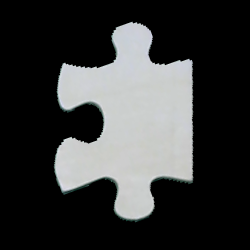
#> input picture 01_study/05_奈良高専方式/05.bmp, 250 x 250 px
$ python nara.py   (older library calls are emulated)
#> lines starting #> are read from the running program, lines starting #| are printed output that depends on the picture; after the words box and inside, x2 and y2 are one past the last pixel; in counts of white or black regions, pixels touching at a corner belong together
# -*- coding: utf-8 -*-
"""
Created on Tue Nov 28 19:10:58 2017

@author: p000495138
"""

import cv2 #opencv
import numpy as np #ベクトル計算
import matplotlib.pyplot as plt #グラフ
import pandas as pd #データフレーム

#%%輪郭画像から隣接画素間の角度を計算
def contour2deg(contour):
    #最初と最後の画素のつなぎを計算するため、一旦最後の画素を頭につなげる
    contour = np.vstack([contour[-1,:],contour])
    #画素間の差分を計算
    diff = np.diff(contour,axis=0)
    #画素間の角度計算
    atan = np.rad2deg(np.arctan2(diff[:,1],diff[:,0]))
    # -180°～180° → 0°～360°
    atan[atan<0] = atan[atan<0] + 360
    return np.int16(atan)

#%%Freeman chan code による、局所方向符号
def deg2cn(deg):
    cn = deg//45
    return cn

#%%局所曲率符号

#8の剰余の計算
def octmod(x):
    y = x%8
    return y

#局所曲率符号の計算
def cn2ca(cn):
    #最初と最後の画像のつなぎを計算するため、一旦最後の画素を頭につなげる
    cn = np.r_[cn[-1],cn]
    #cnの計算
    tmp=[]
    for idx,i in enumerate(cn): #enumerateは、インデックスと要素を同時に取り出せる
        if idx>0:#1つ目(最初と最後の画素のつなぎ目)を飛ばす
            tmp.append(octmod(cn[idx] -cn[idx-1] +11)-3) #論文記載の式
    tmp = np.array(tmp)
    return tmp

#%%Ｇオペレーション
def g_operation(ca,M): #何個平均化するか(M)を引数
    G=[]

    #M個の画素の平均を計算する際に、最初と最後の画像のつなぎが問題になる。
    #一旦前後に十分多い数add個だけ、要素をつなげておき、上記問題を回避する。
    add = 100 #平均化個数Mに対して、十分多い数を設定する。
    ca2 = np.r_[ca[-add:],ca,ca[:add]]

    for idx,i in enumerate(ca):
        idx = idx + add
        gsum = 0
        #以下論文のG-operationの式
        for k in range(M-1):
            ca_minus = ca2[idx - k]
            ca_plus  = ca2[idx + k]
            gsum = gsum + (M-k)*(ca_minus + ca_plus)
        G.append(M*ca2[idx] + gsum)
    return np.array(G)

"""
以下実行部分
"""
#%%画像を読んで2値化
img1  = cv2.imread("05.bmp")
#> img1 is the input picture: shape (250, 250, 3); mean B, G, R 56.4, 56.5, 55.5
img2 = cv2.cvtColor(img1, cv2.COLOR_BGR2GRAY)
ret,img3 = cv2.threshold(img2, 120, 255, cv2.THRESH_BINARY)
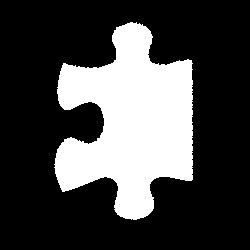
#> img3: shape (250, 250); 27.2% white; 1 white region

#%%モルフォロジー変換？によるノイズ除去
kernel = np.ones((1,1),np.uint8)
img4 = cv2.morphologyEx(img3, cv2.MORPH_OPEN, kernel)

#%%輪郭画素抽出
_, contours, hierarchy = cv2.findContours(img4, cv2.RETR_CCOMP, cv2.CHAIN_APPROX_NONE)
#> contours = 1 contour; box (x1, y1, x2, y2) and area: (54, 22, 193, 220) 16666
contour = contours[0][:,0,:]
#> contour = 711 pairs, first value 54 to 192, second value 22 to 219

#%%局所方向符号
deg = contour2deg(contour)
#> in contour2deg, `contour = np.vstack([contour[-1,:],contour])`: contour = 712 pairs, first value 54 to 192, second value 22 to 219
#> in contour2deg, `diff = np.diff(contour,axis=0)`: diff = 711 pairs, first value -1 to 1, second value -1 to 1
#> in contour2deg, `atan = np.rad2deg(np.arctan2(diff[:,1],diff[:,0]))`: atan = 711 values, max 180 at index 0, min -135 at index 68, mean 25.51
#> deg = 711 values, max 315 at index 155, min 0 at index 149, mean 154.6
cn = deg2cn(deg)
#> in deg2cn, `cn = deg//45`: cn = 711 values, max 7 at index 155, min 0 at index 149, mean 3.44

#%%局所曲率符号
ca = cn2ca(cn)
#> in cn2ca, `cn = np.r_[cn[-1],cn]`: cn = 712 values, max 7 at index 156, min 0 at index 150, mean 3.44
#> the loop in cn2ca, `for idx,i in enumerate(cn):` made 712 passes
#> (i, y in octmod) on passes 2 to 4: (4, 3), (3, 2), (4, 4)
#> after the loop in cn2ca, `for idx,i in enumerate(cn):`: tmp = 711 values, max 2 at index 128, min -3 at index 91, mean -0.0113
#> ca has the same summary as tmp in cn2ca

#%%Gオペレーション
g = g_operation(ca,M=10)
#> in g_operation, `ca2 = np.r_[ca[-add:],ca,ca[:add]]`: ca2 = 911 values, max 2 at index 56, min -3 at index 41, mean -0.011
#> the loop in g_operation, `for idx,i in enumerate(ca):` made 711 passes
#> i on passes 1 to 3: 0, -1, 1
#> after the loop in g_operation, `for idx,i in enumerate(ca):`: G = 711 values, max 50 at index 229, min -68 at index 706, mean -1.33
#> g has the same summary as G in g_operation
g_abs = np.abs(g) #Gは絶対値だと思うので絶対値に直す。
#> g_abs = 711 values, max 68 at index 706, min 0 at index 71, mean 16.6

#%%計算したデータをdataframe形式のテーブルまとめる(pandasを使用)
g_table = np.c_[deg,cn,ca,contour,g_abs]
#> g_table = 711 rows, first 6: [180, 4, 0, 130, 22, 4], [135, 3, -1, 129, 23, 28], [180, 4, 1, 128, 23, 14], [180, 4, 0, 127, 23, 6], [135, 3, -1, 126, 24, 23], [180, 4, 1, 125, 24, 18]
g_table = pd.DataFrame(g_table,columns=["deg","cn","ca","X","Y","G"])
#> g_table = table of 711 rows and 6 columns

#%%Gが大きいもの4点をピックアップする。
#やり方はいろいろあるが、一旦Gでソートしてから4個抽出
g_table2 = g_table.sort_values(by=["G"],ascending=False)
#> g_table2 = table of 711 rows and 6 columns
g_table2 = g_table2[:10] #上位10個
#> g_table2 = table of 10 rows and 6 columns

#距離の離れた4点を取りたい。k-meansで4つのクラスタにうまく分かれるか、確認
from sklearn.cluster import KMeans
data = g_table2[["X","Y"]]
#> data = table of 10 rows and 2 columns
pred =  KMeans(n_clusters=4).fit_predict(data)
#> pred = [3, 3, 0, 1, 1, 0, 2, 1, 2, 2]
g_table2["pred"] = pred
cluster1 = g_table2[g_table2["pred"]==0]
#> cluster1 = table of 2 rows and 7 columns
cluster2 = g_table2[g_table2["pred"]==1]
#> cluster2 = table of 3 rows and 7 columns
cluster3 = g_table2[g_table2["pred"]==2]
#> cluster3 = table of 3 rows and 7 columns
cluster4 = g_table2[g_table2["pred"]==3]
#> cluster4 = table of 2 rows and 7 columns

#%%全く異なる方法
#画像4点から最も近い4箇所をピックアップする
contour2 = contour.copy() #輪郭座標
#> contour2 = 711 pairs, first value 54 to 192, second value 22 to 219

#距離の計算
len1 = np.linalg.norm(contour2 - [0,0] ,axis=1)
#> len1 = 711 values, max 262.5 at index 498, min 89.1 at index 102, mean 181.9
len2 = np.linalg.norm(contour2 - [250,0] ,axis=1)
#> len2 = 711 values, max 268 at index 306, min 84.15 at index 617, mean 183.5
len3 = np.linalg.norm(contour2 - [0,250]   ,axis=1)
#> len3 = 711 values, max 269.4 at index 617, min 85.59 at index 306, mean 185.4
len4 = np.linalg.norm(contour2 - [250,250] ,axis=1)
#> len4 = 711 values, max 264.5 at index 102, min 91.55 at index 497, mean 188.1

#中央付近の座標を除去
a=((125-30)>contour2[:,0]) | ((125+30)<contour2[:,0])
b=((125-30)>contour2[:,1]) | ((125+30)<contour2[:,1])
len1 = len1[a & b]
#> len1 = 263 values, max 262.5 at index 168, min 89.1 at index 32, mean 183.9
len2 = len2[a & b]
#> len2 = 263 values, max 268 at index 99, min 84.15 at index 226, mean 183
len3 = len3[a & b]
#> len3 = 263 values, max 269.4 at index 226, min 85.59 at index 99, mean 185.9
len4 = len4[a & b]
#> len4 = 263 values, max 264.5 at index 32, min 91.55 at index 167, mean 188.3
contour3 = contour2[a & b]
#> contour3 = 263 pairs, first value 54 to 192, second value 59 to 191

#距離が最大となるインデックスを抽出
lenind1=np.argmax(len1)
#> lenind1 = 168
lenind2=np.argmax(len2)
#> lenind2 = 99
lenind3=np.argmax(len3)
#> lenind3 = 226
lenind4=np.argmax(len4)
#> lenind4 = 32

#上記インデックスのデータを抽出
contour3=contour3[[lenind1,lenind2,lenind3,lenind4],:]
#> contour3 = [[192, 179], [62, 191], [191, 60], [63, 63]]

#%%描画1(計算過程：データフレームのplot機能を利用)
"""
fig1 = plt.figure(1)

#fig1
ax1 = fig1.add_subplot(221)
g_table.plot.line(x="X",y="Y",style="-o",ax=ax1)
plt.grid(True)
plt.title("coordinate")
for k, v in g_table.iterrows():
    comment = str(v["X"])+"/"+str(v["Y"])
    ax1.annotate(comment,xy=(v["X"],v["Y"]),size=7)

#fig2
ax2 = fig1.add_subplot(222)
g_table.plot.line(x="X",y="Y",style="-o",ax=ax2)
plt.grid(True)
plt.title("deg")
for k, v in g_table.iterrows():
    ax2.annotate(v["deg"],xy=(v["X"],v["Y"]),size=7)

#fig3
ax3 = fig1.add_subplot(223)
g_table.plot.line(x="X",y="Y",style="-o",ax=ax3)
plt.grid(True)
plt.title("cn")
for k, v in g_table.iterrows():
    ax3.annotate(v["cn"],xy=(v["X"],v["Y"]),size=7)

#fig4
ax4 = fig1.add_subplot(224)
g_table.plot.line(x="X",y="Y",style="-o",ax=ax4)
plt.grid(True)
plt.title("ca")
for k, v in g_table.iterrows():
    ax4.annotate(v["ca"],xy=(v["X"],v["Y"]),size=7)

plt.tight_layout()
"""

#%%描画2(Gオペレーション結果：matplotlibで描画)
fig2 = plt.figure(3)

plt.subplot(231)
plt.imshow(img1)
plt.title("raw")

plt.subplot(232)
plt.imshow(img2)
plt.title("gray")

plt.subplot(233)
plt.imshow(img3)
plt.title("binary")

plt.subplot(234)
plt.imshow(img4)
plt.title("denoise")

plt.subplot(235)
plt.imshow(img4)
plt.scatter(g_table["X"],g_table["Y"],c=g_table["G"],cmap="gray",alpha=1)
#plt.scatter(g_table2["X"],g_table2["Y"],marker="+",c="red",s=200)
plt.scatter(cluster1["X"],cluster1["Y"],marker="+",c="red",s=100)
plt.scatter(cluster2["X"],cluster2["Y"],marker="+",c="blue",s=100)
plt.scatter(cluster3["X"],cluster3["Y"],marker="+",c="yellow",s=100)
plt.scatter(cluster4["X"],cluster4["Y"],marker="+",c="green",s=100)
plt.grid(True) #グラフへのグリッド追加
plt.title("G_n=10") #グラフへのタイトル追加

plt.subplot(236)
plt.imshow(img4)
plt.scatter(contour3[:,0],contour3[:,1],marker="+",c="red",s=200)

plt.tight_layout() #グラフのレイアウト調整
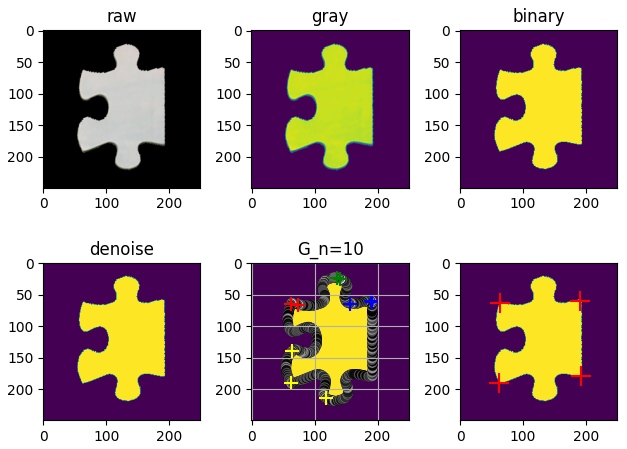
#> figure drawn by matplotlib, 6 panels; B, G, R data is drawn as R, G, B

$ run again, with 01_study/05_奈良高専方式/01.bmp copied over 01_study/05_奈良高専方式/05.bmp
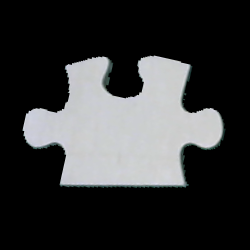
#> input picture 01_study/05_奈良高専方式/01.bmp, 250 x 250 px
#> img1 is the input picture: shape (250, 250, 3); mean B, G, R 55.2, 54.6, 53.8
#> `ret,img3 = cv2.threshold(img2, 120, 255, cv2.THRESH_BINARY)`:
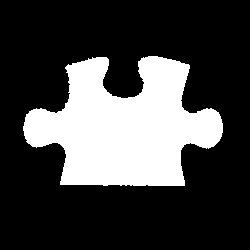
#> img3: shape (250, 250); 26.2% white; 1 white region
#> contours = 1 contour; box (x1, y1, x2, y2) and area: (23, 56, 223, 186) 16046
#> `contour = contours[0][:,0,:]`: contour = 691 pairs, first value 23 to 222, second value 56 to 185
#> in contour2deg, `contour = np.vstack([contour[-1,:],contour])`: contour = 692 pairs, first value 23 to 222, second value 56 to 185
#> diff = 691 pairs, first value -1 to 1, second value -1 to 1
#> atan = 691 values, max 180 at index 0, min -135 at index 5, mean 34.71
#> deg = 691 values, max 315 at index 92, min 0 at index 163, mean 140.5
#> in deg2cn, `cn = deg//45`: cn = 691 values, max 7 at index 92, min 0 at index 163, mean 3.12
#> in cn2ca, `cn = np.r_[cn[-1],cn]`: cn = 692 values, max 7 at index 93, min 0 at index 164, mean 3.12
#> the loop in cn2ca, `for idx,i in enumerate(cn):` made 692 passes
#> (i, y in octmod) on passes 2 to 4: (4, 3), (3, 2), (4, 4)
#> after the loop in cn2ca, `for idx,i in enumerate(cn):`: tmp = 691 values, max 2 at index 5, min -3 at index 128, mean -0.0116
#> ca has the same summary as tmp in cn2ca
#> ca2 = 891 values, max 2 at index 25, min -3 at index 228, mean -0.00561
#> the loop in g_operation, `for idx,i in enumerate(ca):` made 691 passes
#> i on passes 1 to 3: 0, -1, 1
#> after the loop in g_operation, `for idx,i in enumerate(ca):`: G = 691 values, max 52 at index 514, min -72 at index 163, mean -1.37
#> g has the same summary as G in g_operation
#> g_abs = 691 values, max 72 at index 163, min 0 at index 28, mean 13.84
#> `g_table = np.c_[deg,cn,ca,contour,g_abs]`: g_table = 691 rows, first 6: [180, 4, 0, 148, 56, 8], [135, 3, -1, 147, 57, 26], [180, 4, 1, 146, 57, 15], [180, 4, 0, 145, 57, 4], [135, 3, -1, 144, 58, 28], [225, 5, 2, 143, 57, 32]
#> `g_table = pd.DataFrame(g_table,columns=["deg","cn","ca","X","Y","G"])`: g_table = table of 691 rows and 6 columns
#> `g_table2 = g_table2[:10]`: g_table2 = table of 10 rows and 6 columns
#> data = table of 10 rows and 2 columns
#> pred = [0, 0, 3, 0, 1, 0, 0, 1, 2, 2]
#> cluster1 = table of 5 rows and 7 columns
#> cluster2 = table of 2 rows and 7 columns
#> cluster4 = table of 1 rows and 7 columns
#> contour2 = 691 pairs, first value 23 to 222, second value 56 to 185
#> `len1 = np.linalg.norm(contour2 - [0,0] ,axis=1)`: len1 = 691 values, max 260.9 at index 466, min 93.34 at index 156, mean 180.7
#> `len2 = np.linalg.norm(contour2 - [250,0] ,axis=1)`: len2 = 691 values, max 264.7 at index 268, min 89.11 at index 651, mean 182.5
#> `len3 = np.linalg.norm(contour2 - [0,250]   ,axis=1)`: len3 = 691 values, max 264.5 at index 650, min 89.2 at index 342, mean 186.5
#> `len4 = np.linalg.norm(contour2 - [250,250] ,axis=1)`: len4 = 691 values, max 262.1 at index 241, min 92.63 at index 466, mean 188.7
#> `len1 = len1[a & b]`: len1 = 246 values, max 260.9 at index 153, min 93.34 at index 31, mean 183.1
#> `len2 = len2[a & b]`: len2 = 246 values, max 264.5 at index 90, min 89.11 at index 213, mean 183.6
#> `len3 = len3[a & b]`: len3 = 246 values, max 264.5 at index 212, min 89.2 at index 90, mean 185.1
#> `len4 = len4[a & b]`: len4 = 246 values, max 260.2 at index 29, min 92.63 at index 153, mean 187.3
#> `contour3 = contour2[a & b]`: contour3 = 246 pairs, first value 60 to 189, second value 56 to 185
#> lenind1 = 153
#> lenind2 = 90
#> lenind3 = 212
#> lenind4 = 29
#> `contour3=contour3[[lenind1,lenind2,lenind3,lenind4],:]`: contour3 = [[184, 185], [60, 184], [189, 65], [68, 64]]

$ run again, with 01_study/05_奈良高専方式/02.bmp copied over 01_study/05_奈良高専方式/05.bmp
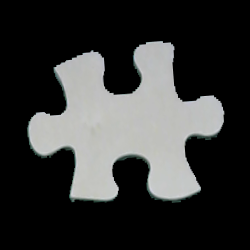
#> input picture 01_study/05_奈良高専方式/02.bmp, 250 x 250 px
#> img1 is the input picture: shape (250, 250, 3); mean B, G, R 53.5, 54.1, 53.4
#> `ret,img3 = cv2.threshold(img2, 120, 255, cv2.THRESH_BINARY)`:
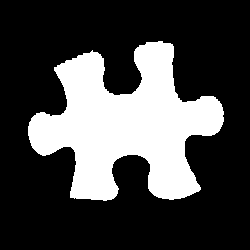
#> img3: shape (250, 250); 27.6% white; 1 white region
#> contours = 1 contour; box (x1, y1, x2, y2) and area: (28, 41, 224, 201) 16852
#> `contour = contours[0][:,0,:]`: contour = 807 pairs, first value 28 to 223, second value 41 to 200
#> in contour2deg, `contour = np.vstack([contour[-1,:],contour])`: contour = 808 pairs, first value 28 to 223, second value 41 to 200
#> diff = 807 pairs, first value -1 to 1, second value -1 to 1
#> atan = 807 values, max 180 at index 0, min -135 at index 89, mean 29.72
#> deg = 807 values, max 315 at index 114, min 0 at index 303, mean 150.2
#> in deg2cn, `cn = deg//45`: cn = 807 values, max 7 at index 114, min 0 at index 303, mean 3.34
#> in cn2ca, `cn = np.r_[cn[-1],cn]`: cn = 808 values, max 7 at index 115, min 0 at index 304, mean 3.34
#> the loop in cn2ca, `for idx,i in enumerate(cn):` made 808 passes
#> (i, y in octmod) on passes 2 to 4: (4, 3), (3, 2), (4, 4)
#> after the loop in cn2ca, `for idx,i in enumerate(cn):`: tmp = 807 values, max 2 at index 391, min -3 at index 145, mean -0.00991
#> ca has the same summary as tmp in cn2ca
#> ca2 = 1007 values, max 2 at index 491, min -3 at index 245, mean -0.00794
#> the loop in g_operation, `for idx,i in enumerate(ca):` made 807 passes
#> i on passes 1 to 3: 0, -1, 1
#> after the loop in g_operation, `for idx,i in enumerate(ca):`: G = 807 values, max 36 at index 335, min -68 at index 145, mean -1.17
#> g has the same summary as G in g_operation
#> g_abs = 807 values, max 68 at index 145, min 0 at index 321, mean 13.79
#> `g_table = np.c_[deg,cn,ca,contour,g_abs]`: g_table = 807 rows, first 6: [180, 4, 0, 158, 41, 4], [135, 3, -1, 157, 42, 24], [180, 4, 1, 156, 42, 18], [180, 4, 0, 155, 42, 2], [180, 4, 0, 154, 42, 3], [180, 4, 0, 153, 42, 7]
#> `g_table = pd.DataFrame(g_table,columns=["deg","cn","ca","X","Y","G"])`: g_table = table of 807 rows and 6 columns
#> `g_table2 = g_table2[:10]`: g_table2 = table of 10 rows and 6 columns
#> data = table of 10 rows and 2 columns
#> pred = [1, 2, 0, 1, 2, 0, 0, 1, 1, 3]
#> cluster1 = table of 3 rows and 7 columns
#> cluster2 = table of 4 rows and 7 columns
#> cluster3 = table of 2 rows and 7 columns
#> cluster4 = table of 1 rows and 7 columns
#> contour2 = 807 pairs, first value 28 to 223, second value 41 to 200
#> `len1 = np.linalg.norm(contour2 - [0,0] ,axis=1)`: len1 = 807 values, max 275.2 at index 579, min 86.05 at index 187, mean 184.2
#> `len2 = np.linalg.norm(contour2 - [250,0] ,axis=1)`: len2 = 807 values, max 266.9 at index 385, min 89.55 at index 792, mean 183.2
#> `len3 = np.linalg.norm(contour2 - [0,250]   ,axis=1)`: len3 = 807 values, max 268.4 at index 792, min 87.8 at index 385, mean 186.3
#> `len4 = np.linalg.norm(contour2 - [250,250] ,axis=1)`: len4 = 807 values, max 268.2 at index 187, min 78.64 at index 577, mean 185.3
#> `len1 = len1[a & b]`: len1 = 286 values, max 275.2 at index 187, min 86.05 at index 49, mean 185.9
#> `len2 = len2[a & b]`: len2 = 286 values, max 266.9 at index 118, min 89.55 at index 271, mean 186.6
#> `len3 = len3[a & b]`: len3 = 286 values, max 268.4 at index 271, min 87.8 at index 118, mean 187.8
#> `len4 = len4[a & b]`: len4 = 286 values, max 268.2 at index 49, min 78.64 at index 185, mean 183.7
#> `contour3 = contour2[a & b]`: contour3 = 286 pairs, first value 54 to 200, second value 41 to 199
#> lenind1 = 187
#> lenind2 = 118
#> lenind3 = 271
#> lenind4 = 49
#> `contour3=contour3[[lenind1,lenind2,lenind3,lenind4],:]`: contour3 = [[200, 189], [70, 197], [172, 44], [54, 67]]
